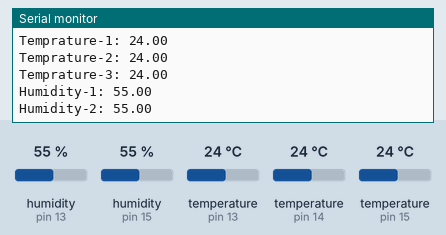
The sketch below on a simulated Arduino Uno, built with avr-gcc and run on an emulated ATmega328P. Parts: the last lines printed to the serial monitor. The inputs (shaded band) are chosen by the test bench; at power-on: humidity (sensors on pin 13, pin 15) 55 %, temperature (sensors on pin 14, pin 13, pin 15) 24 °C.

Above: at 18.0 s.
18.1 s: humidity (sensor on pin 13) set to 22 %
At 22.2 s:
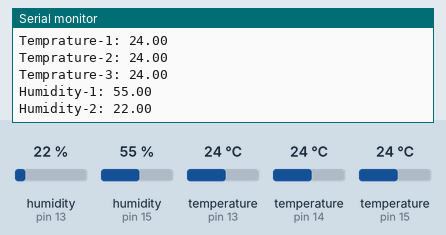
33.1 s: humidity (sensor on pin 15) set to 22 %
At 42.3 s:
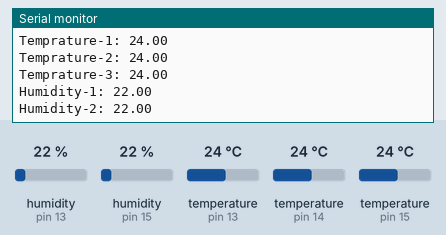
48.1 s: temperature (sensor on pin 14) set to 12 °C
At 51.1 s:
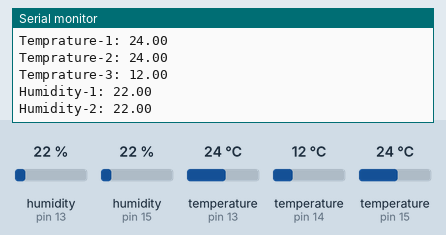
63.1 s: temperature (sensor on pin 13) set to 12 °C
Timing chart, 0 to 66.1 s (numbered marks = the images above; inputs shaded):
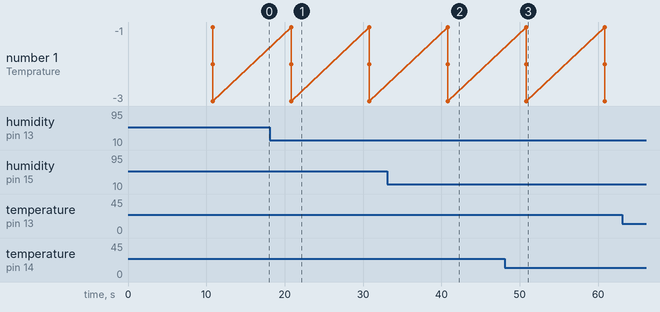

The sketch:

temperature_sensors_testing.ino
```cpp
#include <DHT.h>
#include <OneWire.h>
#include <DallasTemperature.h>

DHT dhtOne(15, DHT11);
DHT dhtTwo(13, DHT11);

OneWire oneWire(14);
DallasTemperature sensors(&oneWire);

unsigned long timing1 = 0;

void setup() {
  dhtOne.begin();
  dhtTwo.begin();
  sensors.begin();

  Serial.begin(115200);

  Serial.print("Start");
}

void loop() {
  if (millis() - timing1 > 10000) {
    timing1 = millis();
    float t1 = dhtOne.readTemperature();
    float h1 = dhtOne.readHumidity();
    float t2 = dhtTwo.readTemperature();
    float h2 = dhtTwo.readHumidity();

    sensors.requestTemperatures();

    Serial.println(millis()/1000);
    Serial.print("Temprature-1: ");
    Serial.println(t1);
    Serial.print("Temprature-2: ");
    Serial.println(t2);
    Serial.print("Temprature-3: ");
    Serial.println(sensors.getTempCByIndex(0));
    Serial.print("Humidity-1: ");
    Serial.println(h1);
    Serial.print("Humidity-2: ");
    Serial.println(h2);
  }
}
```

Measured:
- after the input at 18.1 s, the serial monitor: prints a new line after 2.7 s (image 1)
- after the input at 33.1 s, the serial monitor: prints a new line after 7.7 s (image 2)
- after the input at 48.1 s, the serial monitor: prints a new line after 2.7 s (image 3)
